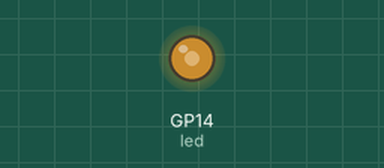
Bench run of a program on a simulated Raspberry Pi Pico running MicroPython. Parts: output pins drawn as LEDs (lit = HIGH).

Above: at 0.05 s.
At 0.75 s:
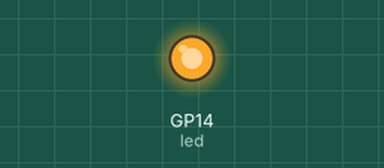
At 1.5 s:
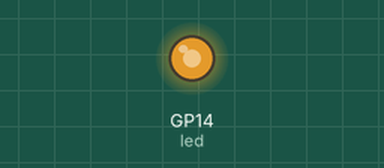
At 3.4 s:
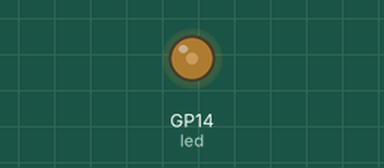
Timing chart, 0 to 8.3 s (numbered marks = the images above):
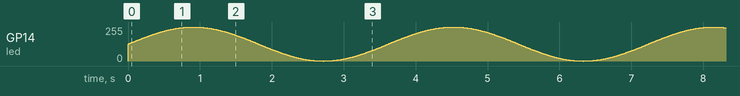

The program:

07-LEDPulse.py
```python
from picozero import LED
from time import sleep
from math import sin, radians

led = LED(14)

while True:
    for i in range(360):
        angle = radians(i)
        led.brightness = 0.5 + 0.5 * sin(angle)
        sleep(0.01)
```
